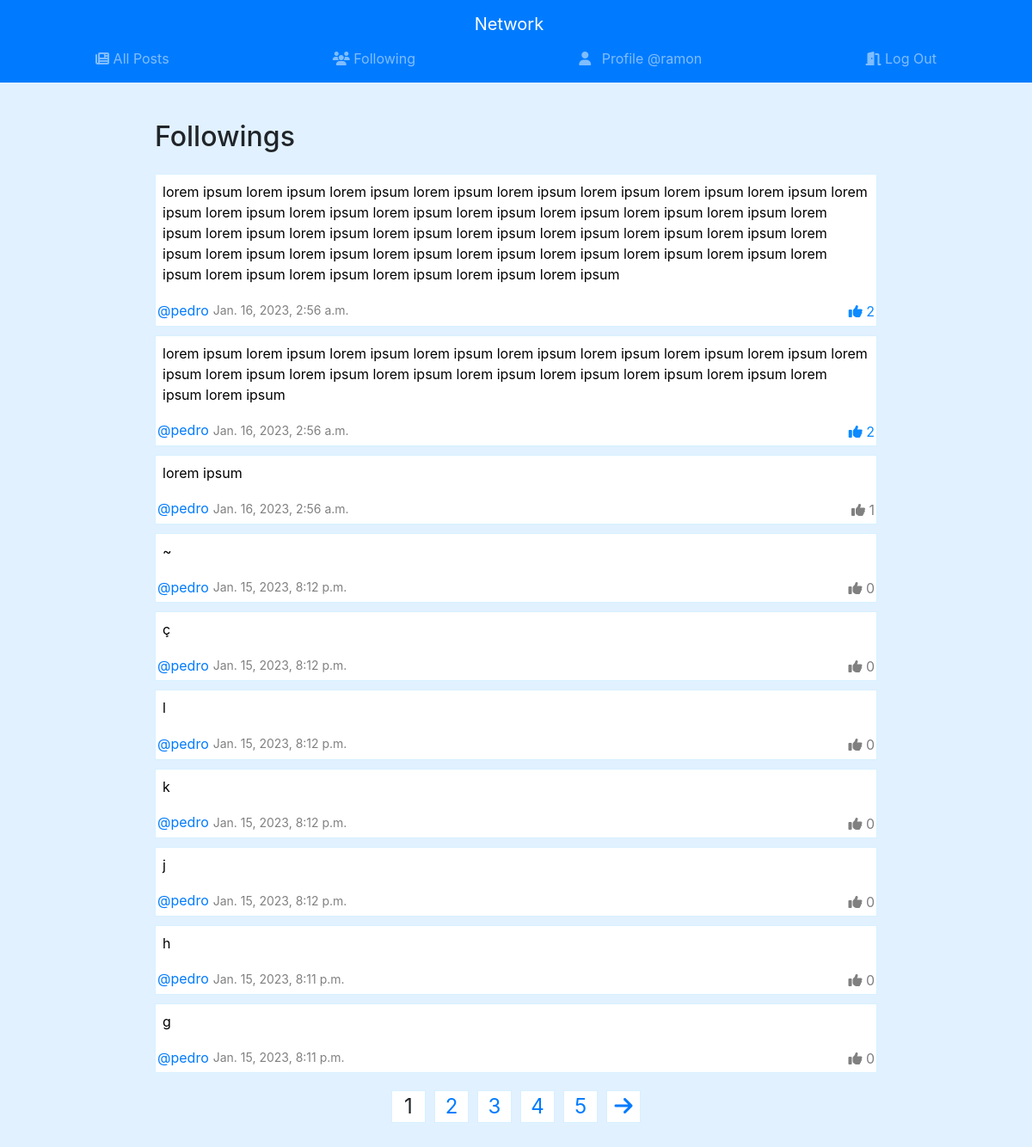
Before: /following/1 (signed in) with the older database file.
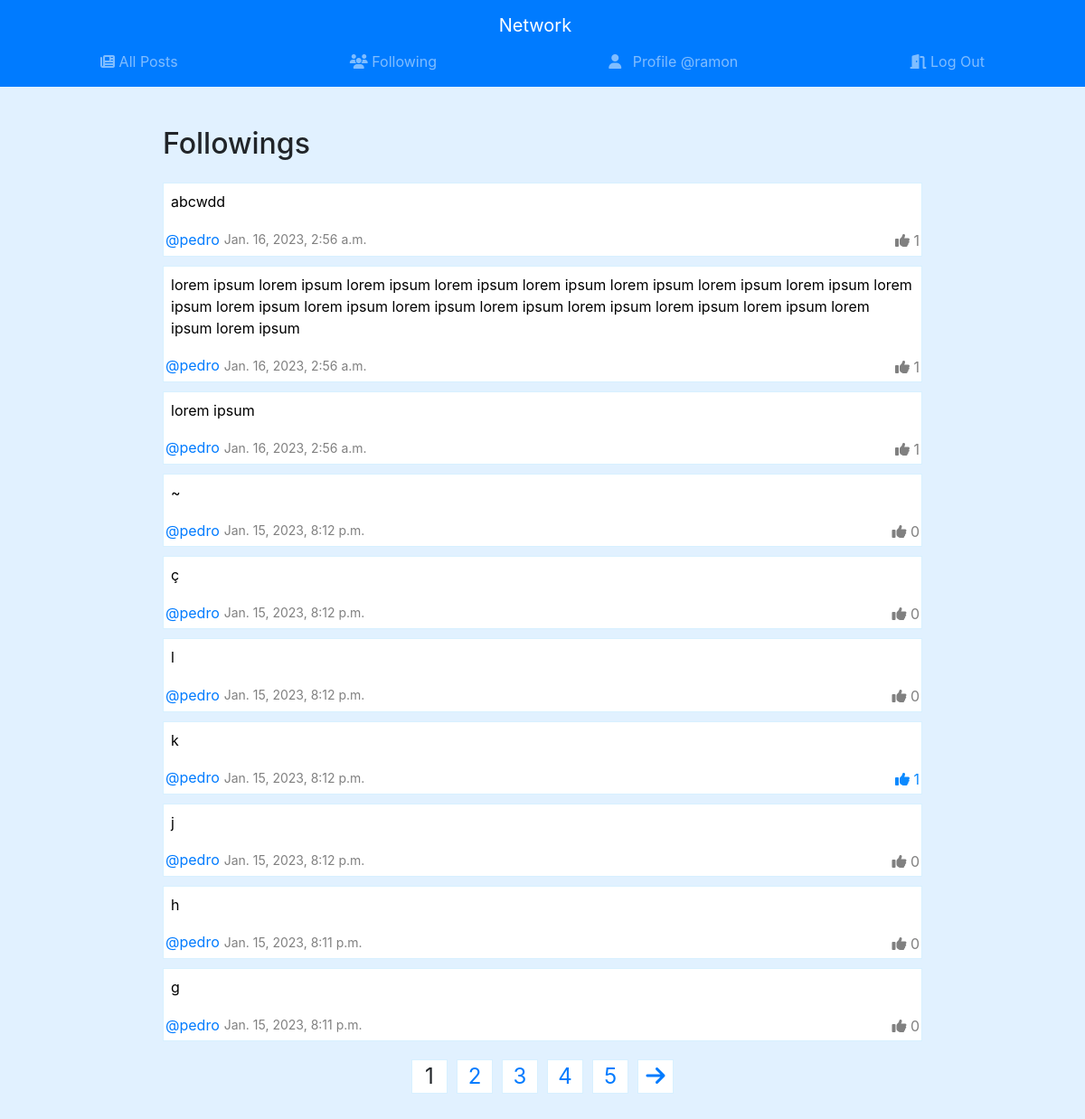
After: the same page with the newer database file.
### network/models.py (models this page shows)
class Post(models.Model):
    content = models.CharField(max_length=500)
    user = models.ForeignKey("User", related_name="posts", on_delete=models.CASCADE)
    created_at = models.DateTimeField(auto_now_add=True)

class Like(models.Model):
    post = models.ForeignKey(Post, on_delete=models.CASCADE, related_name="likes")
    user = models.ForeignKey(User, on_delete=models.CASCADE, related_name="likes")
    class Meta:
        unique_together = (('user', 'post'),)

class User(AbstractUser):
    pass

### network/views.py (the view)
# urls.py: path("following/<int:page_number>", views.following_post_page, name="following_post_page"),
def following_post_page(request, page_number):
    followers = [follow.following_user for follow in list(request.user.following.all())]
    posts = Post.objects.filter(user__in=followers).order_by('-created_at')
    postlist = []
    for post in posts:
        postObj = {"post": post, "user_liked": False}
        for like in list(post.likes.all()):
            if request.user == like.user:
                postObj["user_liked"] = True
                break
        postlist.append(postObj)
    paginator = Paginator(postlist, 10)
    return render(request, "network/following.html",{"posts": paginator.page(page_number), "num_pages": range(paginator.num_pages)})

### network/templates/network/following.html
{% extends "network/layout.html" %}
{% block body %}
  <div class="main__container">
    <h2 class="my-4">Followings</h2>
    <div class="posts-list">
        {% if not posts %}
          <p>You are not following any user.</p>
        {% else %}
          {% for post in posts %}
              {% include 'snippets/post.html' with post=post.post user_liked=post.user_liked %}
          {% endfor %}
          {% if num_pages|length > 1 %}
            {% include 'snippets/pagination.html' with posts=posts num_pages=num_pages view='following_post_page' %}
          {% endif %}
        {% endif %}
    </div>
  </div>
{% endblock %}

### network/templates/snippets/post.html (shortened to what the changed rows need)
<div class="post">
  <div style="padding: 5px">
    {% if post.user == user %}
      <div class="post__options">
        <button id="post-edit-button-{{ post.id }}" data-post_id="{{ post.id }}" class="post__edit-button"><i class="fas fa-edit mr-1"></i>edit</button>
        <button id="post-save-button-{{ post.id }}" data-post_id="{{ post.id }}" class="post__save-button" style="margin-bottom: 5px;display: none">save</button>
        <button id="post-cancel-button-{{ post.id }}" data-post_id="{{ post.id }}" class="post__cancel-button" style="margin-bottom: 5px;display: none">cancel</button>
      </div>
      <textarea
        rows="1"
        disabled
        class="post__content-form"
        id="post__content-form-{{post.id}}"
        style="width: 100%;"
        oninput='this.style.height = "";this.style.height = this.scrollHeight + "px"'
        data-content="{{post.content}}"
      ></textarea>
      <script>
        function resize () {
            var text = document.getElementById('post__content-form-{{post.id}}');
            text.style.height = "auto";
            text.style.height = text.scrollHeight+'px';
        }
        document.querySelector("#post-edit-button-{{ post.id }}").addEventListener('click', () => {
          document.querySelector("#post__content-form-{{post.id}}").disabled = false;
          document.querySelector("#post-edit-button-{{ post.id }}").style.display = "none";
          document.querySelector("#post-save-button-{{ post.id }}").style.display = "block";
          document.querySelector("#post-cancel-button-{{ post.id }}").style.display = "block";
        })
        document.querySelector("#post-save-button-{{ post.id }}").addEventListener('click', () => {
          fetch(`/edit_post/${document.querySelector("#post-edit-button-{{ post.id }}").dataset.post_id}`, {
            method: 'POST',
            body: JSON.stringify({
                content: document.querySelector("#post__content-form-{{post.id}}").value,
            })
          })
          .then(response => response.json())
          .then(result => {
            alert(result.message)
            if (result.status == "success") {
              document.querySelector("#post__content-form-{{post.id}}").dataset.content = document.querySelector("#post__content-form-{{post.id}}").value
            } else {
              document.querySelector("#post__content-form-{{post.id}}").value = document.querySelector("#post__content-form-{{post.id}}").dataset.content;
            }
            document.querySelector("#post__content-form-{{post.id}}").disabled = true;
            document.querySelector("#post-edit-button-{{ post.id }}").style.display = "block";
            document.querySelector("#post-save-button-{{ post.id }}").style.display = "none";
            document.querySelector("#post-cancel-button-{{ post.id }}").style.display = "none";
          })
        })
        document.querySelector("#post-cancel-button-{{ post.id }}").addEventListener('click', () => {
          document.querySelector("#post__content-form-{{post.id}}").value = document.querySelector("#post__content-form-{{post.id}}").dataset.content;
          document.querySelector("#post__content-form-{{post.id}}").disabled = true;
          document.querySelector("#post-edit-button-{{ post.id }}").style.display = "block";
          document.querySelector("#post-save-button-{{ post.id }}").style.display = "none";
          document.querySelector("#post-cancel-button-{{ post.id }}").style.display = "none";
          document.getElementById('post__content-form-{{post.id}}').style.height = "auto";
          document.getElementById('post__content-form-{{post.id}}').style.height = document.getElementById('post__content-form-{{post.id}}').scrollHeight+'px';
        })
        document.querySelector("#post__content-form-{{post.id}}").value = document.querySelector("#post__content-form-{{post.id}}").dataset.content;
        resize();
      </script>
    {% else %}
      <textarea
        rows="1"
        disabled
        class="post__content-form"
        id="post__content-form-{{post.id}}"
        style="width: 100%;"
        oninput='this.style.height = "";this.style.height = this.scrollHeight + "px"'
        data-content="{{post.content}}"
      ></textarea>
    {% endif %}
  </div>
  <div class="post__footer">
    <div class="d-flex align-items-center post__footer-author-info">
      <span><a href="{% url 'profile' post.user.username %}">@{{ post.user.username }}</a></span>
      <span class="post__footer-date">{{ post.created_at }}</span>
    </div>
    <div class="post__footer-options">
      {% if user.is_authenticated %}
        <span class="like-button {% if user_liked %}post__liked-button{% endif %}" data-post_id="{{ post.id }}" data-likes="{{ post.likes.all|length }}"><i class="fas fa-thumbs-up"></i> {{ post.likes.all|length }}</span>
      {% else %}
        <span data-post_id="{{ post.id }}" data-likes="{{ post.likes.all|length }}"><i class="fas fa-thumbs-up"></i> {{ post.likes.all|length }}</span>
      {% endif %}
    </div>
  </div>
</div>

Changed rows visible on the page:
changed Post: id "lorem ipsum lorem ipsum lorem ipsum lorem ipsum lorem ipsum lorem ipsum lorem ipsum lorem ipsum lorem ipsum lorem ipsum lorem ipsum lorem ipsum lorem ipsum lorem ipsum lorem ipsum lorem ipsum lorem ipsum lorem ipsum lorem ipsum lorem ipsum lorem ipsum lorem ipsum lorem ipsum lorem ipsum lorem ipsum lorem ipsum lorem ipsum lorem ipsum lorem ipsum lorem ipsum lorem ipsum lorem ipsum lorem ipsum lorem ipsum lorem ipsum lorem ipsum lorem ipsum lorem ipsum" → "abcwdd"; likes.all|length "2" → "1"
computed for Post (number 2 of 10 on the later page): likes.all|length "2" → "1"
computed for Post (number 7 of 10 on the later page): likes.all|length "0" → "1"
